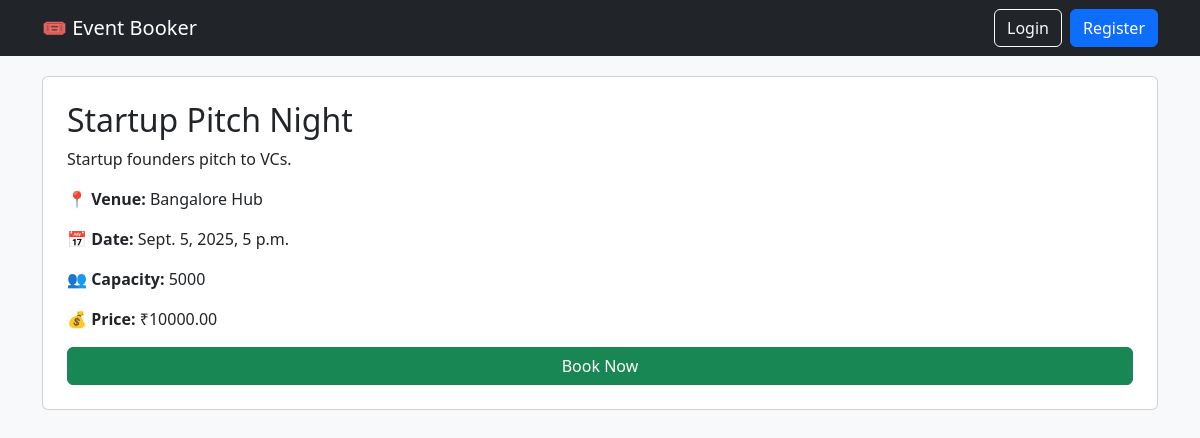
The page /events/3/ on the database its author committed.
### events/models.py (models this page shows, shortened)
class Event(models.Model):
    title = models.CharField(max_length=200)
    description = models.TextField()
    venue = models.CharField(max_length=200)
    date_time = models.DateTimeField()
    capacity = models.IntegerField()
    price = models.DecimalField(max_digits=10, decimal_places=2, default=0.00)
    image = models.ImageField(upload_to='event_images/', blank=True, null=True)
    category = models.ForeignKey(Category, on_delete=models.SET_NULL, null=True, blank=True)
    created_by = models.ForeignKey(User, on_delete=models.CASCADE)

### events/views.py (the view)
# urls.py: path('events/<int:pk>/', views.event_detail, name='event_detail'),
def event_detail(request, pk):
    event = get_object_or_404(Event, pk=pk)
    return render(request, 'events/event_detail.html', {'event': event})

### templates/events/event_detail.html (shortened to what this page needs)
{% extends "base.html" %}
{% block content %}
<div class="card p-4">
    <h2>{{ event.title }}</h2>
    <p>{{ event.description }}</p>
    <p><b>📍 Venue:</b> {{ event.venue }}</p>
    <p><b>📅 Date:</b> {{ event.date_time }}</p>
    <p><b>👥 Capacity:</b> {{ event.capacity }}</p>
    <p><b>💰 Price:</b> ₹{{ event.price }}</p>
    <a href="{% url 'book_event' event.pk %}" class="btn btn-success">Book Now</a>
</div>
{% endblock %}

### templates/base.html (style rules this page uses)
body { background-color: #f8f9fa; }

### rows shown on the page
Event: title "Startup Pitch Night", description "Startup founders pitch to VCs.", venue "Bangalore Hub", date_time "Sept. 5, 2025, 5 p.m.", capacity "5000", price "10000.00"
